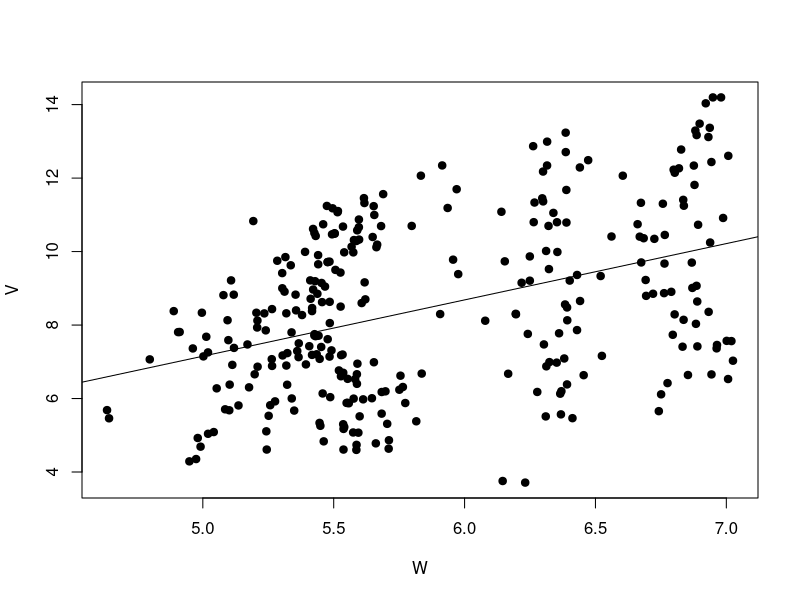

Source code (R): (Note: a time limit stopped this script after it produced the figure.)
library(lme4)
library(Matrix)
library(MASS)
library(ggplot2)

# start
coffebra = read.table("simBRAx1.txt", header = T)
coffebra.cont <- coffebra
# new: nn & grpunt
nn=dim(coffebra.cont)[1]
grpunt=12*5
tabcountry=rbind(c("F", "G", "I", "S", "UK"), c(0,0,0,0,0), c(0,0,0,0,0) )

righe.cont <- 1:2
f1 <- 0.65
f2 <- 0.9

coffebra.cont$logV[righe.cont]=f1*coffebra$logV[righe.cont]
coffebra.cont$logQ[righe.cont]=f2*coffebra$logQ[righe.cont]

plot(coffebra.cont$logQ, coffebra.cont$logV, cex = 1.5, pch = 20, xlab = "W", ylab = "V")
abline(lm(logV ~ logQ, data=coffebra.cont))

fit.coffebra.cont = lmer(logV ~ logQ + t +m1 + m2+m3+m4+m5+ m6+m7+m8+m9+m10+m11+(1 | country), data = coffebra.cont, REML=F)


y = coffebra.cont$logV
ngroups = max(fit.coffebra.cont@Gp)
X = fit.coffebra.cont@pp$X

Z = t(fit.coffebra.cont@pp$Zt)
beta = fit.coffebra.cont@beta
ttest = beta/diag(summary(fit.coffebra.cont)$vcov)^0.5
sigma2U = summary(fit.coffebra.cont)$varcor[[1]][1]
sigma2eps = summary(fit.coffebra.cont)$sigma^2
loglikhat = summary(fit.coffebra.cont)$logLik[1]
Vhat = sigma2U * Z %*% t(Z) + sigma2eps * diag(length(y))
Ghat = sigma2U * diag(max(fit.coffebra.cont@Gp))
### as.matrix(Vhat) to het the matrix

i1 = t(X)%*% ginv(as.matrix(Vhat)) %*% X
i1inv = ginv(i1)
i2 = t(X)%*% ginv(as.matrix(Vhat)) %*% y
### The product i1inv %*% i2 is identical to beta

# ranef : stima dei random effects
### identical to ranef(ranef(fit.coffebra.cont)$pigname[[1]])
uhat = Ghat%*%t(Z)%*%ginv(as.matrix(Vhat)) %*% (y - X%*%beta)
yhat = X%*%beta + Z%*%uhat
res = y - yhat

### pointer = matrix(rep(1:7, ngroups), nrow = 7, ncol = ngroups)
### Generate a matrix of starting time-index
positions = matrix(1:length(y), nrow = max(coffebra.cont$t), ncol = ngroups)

#temp = matrix(NA, nrow = 10, ncol = length(y)/(ncol(X)+1))
temp = NULL
### for(l in 1:nrow(temp)) {
for(l in 1:10) {
    subset=matrix(NA, nrow=ncol(X), ncol = ngroups)
    set.seed(l)
    sss = sample(1:(max(coffebra.cont$t) - ncol(X)+1), ngroups, replace = T)
    for (ii in 1:ncol(positions)) {
        subset[,ii] = positions[sss[ii]:(sss[ii]+ncol(X)-1), ii]
    }
    temp = rbind(as.vector(subset), temp)
}

# temp = matrix(NA, nrow = length(y)/3, ncol = 7)
# subset = 1:3
# for(l in 1:7){
	# if(l == 1) subset = subset
	# else subset = subset+1
# for(i in 1:ngroups) {
	# if (i == 1) out = subset
	# else out = c(out, subset+(i-1)*9)
# }
# temp[, l] = out
# }


resorder =matrix(NA, nrow = length(y), ncol = nrow(temp))
for(j in 1:nrow(temp)) {
    cat(j, "\n")
    mysub = temp[j, ]
    fit.coffebra.cont.sub = lmer(logV ~ logQ + t +m1 + m2+m3+m4+m5+ m6+m7+m8+m9+m10+m11+(1 | country), data = coffebra.cont, REML=F, subset = mysub)
    ngroups = max(fit.coffebra.cont.sub@Gp)
    y.sub = fit.coffebra.cont.sub@resp$y
    X.sub = fit.coffebra.cont.sub@pp$X
    Z.sub = t(fit.coffebra.cont.sub@pp$Zt)
    beta.sub = fit.coffebra.cont.sub@beta
    sigma2U.sub = summary(fit.coffebra.cont.sub)$varcor[[1]][1]
    sigma2eps.sub = summary(fit.coffebra.cont.sub)$sigma^2
    loglikhat.sub = summary(fit.coffebra.cont.sub)$logLik[1]
    Ghat.sub = sigma2U.sub * diag(ngroups)

### This is to check if beta is obtained
    Vhat.sub = sigma2U.sub * Z.sub %*% t(Z.sub) + sigma2eps.sub * diag(length(y.sub))
### as.matrix(Vhat) to het the matrix
    i1 = t(X.sub)%*% ginv(as.matrix(Vhat.sub)) %*% X.sub
    i1inv = ginv(i1)
    i2 = t(X.sub)%*% ginv(as.matrix(Vhat.sub)) %*% y.sub
### The product i1inv %*% i2 is identical to beta

### Ste equal to zero rows unused
    not.mysub = setdiff(1:length(y), mysub)
    Z.reduced = Z
    Z.reduced[not.mysub, ] = 0

    Vhat.sub1 = sigma2U.sub * Z.reduced %*% t(Z.reduced) + sigma2eps.sub * diag(length(y))
    Ghat.sub1 = sigma2U.sub * diag(ngroups)


### identical to ranef(ranef(fit.coffebra.cont.sub)$pigname[[1]])
    uhat.sub = Ghat.sub1%*%t(Z.reduced)%*%ginv(as.matrix(Vhat.sub1)) %*% (y - X%*%beta.sub)
###    yhat.sub = X%*%beta.sub + Z.reduced%*%uhat.sub
    yhat.sub = X%*%beta.sub + Z%*%uhat.sub
    res.sub = y - yhat.sub

    resorder[,j] = sort(res.sub^2)
}

bsb = temp[which.min(apply(resorder, 2, median)), ]

### Storage of quantities
res.fwd=matrix(NA, nrow = length(y), ncol = length(y)-length(bsb) + 1)
beta.fwd = matrix(NA, nrow = ncol(X), ncol = length(y)-length(bsb) + 1)
ttest.fwd = beta.fwd
sigma2U.fwd = matrix(NA, nrow = 1, ncol = length(y)-length(bsb)+ 1)
sigma2eps.fwd = matrix(NA, nrow = 1, ncol = length(y)-length(bsb)+ 1)
row.inside.fwd = matrix(NA, nrow = length(y),ncol = length(y)-length(bsb)+ 1)
uhat.fwd = matrix(NA, nrow=ngroups, ncol = length(y)-length(bsb)+ 1)


############################  START OF THE FS

# new: seq code and for code
fscycle=seq(70,300,5)

# original:
 for(m in fscycle) {
   
   tabcountry[2:3,1:5]=0
  
    cat("Subset size m of the FWD = ", m, "\n")
    if (m == length(bsb)) { ### first step of the forward search
	step = 1
	ttt = bsb
        init.fit = lmer(logV ~ logQ + t +m1 + m2+m3+m4+m5+ m6+m7+m8+m9+m10+m11+(1 | country), data = coffebra.cont, REML=F, subset = ttt)
        ngroups = max(init.fit@Gp)
        y.sub = init.fit@resp$y
        X.sub = init.fit@pp$X
        Z.sub = t(init.fit@pp$Zt)
        beta.sub = init.fit@beta
        ttest.sub = beta.sub/diag(summary(init.fit)$vcov)^0.5
        sigma2U.sub = summary(init.fit)$varcor[[1]][1]
        sigma2eps.sub = summary(init.fit)$sigma^2
        loglikhat.sub = summary(init.fit)$logLik[1]
        Ghat.sub = sigma2U.sub * diag(ngroups)

### Ste equal to zero rows unused
	not.mysub = setdiff(1:length(y), ttt)
        Z.reduced = Z
        Z.reduced[not.mysub, ] = 0

        Vhat.sub1 = sigma2U.sub * Z.reduced %*% t(Z.reduced) + sigma2eps.sub * diag(length(y))
	Ghat.sub1 = sigma2U.sub * diag(ngroups)


### identical to ranef(ranef(fit.coffebra.cont.sub)$pigname[[1]])
        uhat.sub = Ghat.sub1%*%t(Z.reduced)%*%ginv(as.matrix(Vhat.sub1)) %*% (y - X%*%beta.sub)
###        yhat.sub = X%*%beta.sub + Z.reduced%*%uhat.sub
        yhat.sub = X%*%beta.sub + Z%*%uhat.sub
        res.sub = y - yhat.sub
        posm = which(order(res.sub^2)<= m)
        res.fwd[, step] = as.vector(res.sub)
        beta.fwd[, step] = as.vector(beta.sub)
        ttest.fwd[, step] = as.vector(ttest.sub)
        sigma2U.fwd[1, step] = as.vector(sigma2U.sub)
        sigma2eps.fwd[1, step] = as.vector(sigma2eps.sub)
        row.inside.fwd[1:length(bsb), step] = bsb
        uhat.fwd[, step] = as.vector(uhat.sub)
    }
    else{
        #step = step+1
        
########## create a inner cycle for 1 < m < 5        
        
        for (incy in 1:5){
          step = step+1
          
############################################################  ORDERING RESIDUALS        
        # new: ordering a data matrix with countries
        tmpres=as.data.frame(cbind(1:nn,as.vector(coffebra.cont$country),as.vector(res.sub^2)))
        names(tmpres)=c("unit","country","res2")
        
        # new: ordering two levels
        otmpres=tmpres[order(tmpres$country, tmpres$res2),]
        
        # we take the first m/5 units for each country
        ordbsb=as.vector(otmpres$unit)
        ordind=c((1:(m/5))+0*grpunt, (1:(m/5))+1*grpunt, (1:(m/5))+2*grpunt, (1:(m/5))+3*grpunt, (1:(m/5))+4*grpunt)
        # Then we take the smallest among countries in step m
        
        bsblast=ordbsb[ordind]
        
        # creo una tabella con valori 0/1 con testata F G I S K
        #                                             0 1 0 0 1
        # prendo il valore più piccolo fra le country non già prese!
        
        selind=c(((m/5))+0*grpunt, ((m/5))+1*grpunt, ((m/5))+2*grpunt, ((m/5))+3*grpunt, ((m/5))+4*grpunt)
        
        
        # 1=F, 2=G, 3=I, 4=S, 5=UK
        # mincountry=which.min(otmpres[selind,3]) # not needed?
        
        # == 15
        idx=selind[which.min(otmpres[selind,3])]
        idy=as.numeric(as.vector(otmpres[idx,1]))
        
        
        # gives the unordered residuals on step m of all countries 
        ordctry=as.numeric(as.vector(otmpres[selind,3]))
        # gives the unordered IDEXES of residuals on step m of all countries 
        ordctryind=as.numeric(as.vector(otmpres[selind,1]))
        # gives the order of the residual that must be applied to INDEXES (ordctryind)
        ordctryindex=order(as.vector(otmpres[selind,3]))
        ordindx=ordctryind[ordctryindex]
        mtchidx=match(otmpres[,1],ordindx)
        
        
        
        # select the 1st best, 2nd best, ..., 5th best inside inner cycle
        for (cv_idx in 1:5)
        {
          id_ctry=which(match(tabcountry[1,],tmpres[ordindx[cv_idx],2])==1)
          cat("m:", m, " incy:", incy, " id_ctry:", id_ctry,"\n")
          if(tabcountry[2,id_ctry]==0)
          {
            tabcountry[2,id_ctry]=1
            tabcountry[3,id_ctry]=ordindx[cv_idx]
            id_best=ordindx[cv_idx]
            break
          }
        }
        
        
        
#         # external for index parse the candidate vector 
#         for (cv_idx in 1:5){
#           # internal for index parse TABLE [F G I S K] 2nd row
#             for (tab_idx in 1:5){
#             # if is not already taken ... set to 1
#             if (tabcountry[1,tab_idx]==0){
#               tabcountry[2,ordctry[ij]]=1
#             }
#             break
#           }
#         }
        
        # ordinerei con quelli di m (step5) + quelli aggiuntivi   
        # calcolati in questi cicli interni
        
        stblockbsb=ordbsb[ordind]
        
        
        nbsb=c(stblockbsb[1:(m-5+incy-1)], id_best)
        
        
        ttt = nbsb
        
#############################################################
        
        init.fit = lmer(logV ~ logQ + t +m1 + m2+m3+m4+m5+ m6+m7+m8+m9+m10+m11+(1 | country), data = coffebra.cont, REML=F, subset = ttt)
###        init.fit = lmer(w ~ t +(1 | pigname), data = pig, REML=F, subset = ttt)
        check.ngroups = max(init.fit@Gp)
        
        
        cat("\n", "Progression = ", step, "\n")

        y.sub = init.fit@resp$y
        X.sub = init.fit@pp$X
        Z.sub = t(init.fit@pp$Zt)
        beta.sub = init.fit@beta
        ttest.sub = beta.sub/diag(summary(init.fit)$vcov)^0.5
        sigma2U.sub = summary(init.fit)$varcor[[1]][1]
        sigma2eps.sub = summary(init.fit)$sigma^2
        loglikhat.sub = summary(init.fit)$logLik[1]
        Ghat.sub = sigma2U.sub * diag(ngroups)

### Ste equal to zero rows unused

	    not.mysub = setdiff(1:length(y), ttt)
	    Z.reduced = Z

        if(length(not.mysub)>0)
            Z.reduced[not.mysub, ] = 0

        Vhat.sub1 = sigma2U.sub * Z.reduced %*% t(Z.reduced) + sigma2eps.sub * diag(length(y))
	    Ghat.sub1 = sigma2U.sub * diag(ngroups)


### identical to ranef(ranef(fit.coffebra.cont.sub)$pigname[[1]])
        uhat.sub = Ghat.sub1%*%t(Z.reduced)%*%ginv(as.matrix(Vhat.sub1)) %*% (y - X%*%beta.sub)
###        yhat.sub = X%*%beta.sub + Z.reduced%*%uhat.sub
        yhat.sub = X%*%beta.sub + Z%*%uhat.sub
        res.sub = y - yhat.sub
        res.fwd[, step] = as.vector(res.sub)
        beta.fwd[, step] = as.vector(beta.sub)
        ttest.fwd[, step] = as.vector(ttest.sub)
        sigma2U.fwd[1, step] = as.vector(sigma2U.sub)
        sigma2eps.fwd[1, step] = as.vector(sigma2eps.sub)
        row.inside.fwd[1:length(nbsb), step] = nbsb
        uhat.fwd[, step] = as.vector(uhat.sub)

        }  # innercycle
    }
}

fscycle0=70:300
fscycle1=1:231

plot(length(bsb):length(y), (res.fwd[1,])^2, type = "n", ylim = range(res.fwd^2, na.rm = T), xlab = "Subset size m", ylab = "Squared Residuals")
for (i in 1:nrow(res.fwd)) 
  lines(fscycle0, (res.fwd[i, fscycle1])^2, lty = i, col = i, lwd=2)


plot(length(bsb):length(y), beta.fwd[1,], type = "n", ylim = range(beta.fwd, na.rm = T), xlab = "Subset size m", ylab = "Estimates of fixed effects")
for (i in 1:nrow(beta.fwd)) lines(length(bsb):length(y), beta.fwd[i, ], lty = i, col = i)

plot(length(bsb):length(y), ttest.fwd[1,], type = "n", ylim = range(ttest.fwd, na.rm = T), xlab = "Subset size m", ylab = "Estimates of fixed effects")
for (i in 1:nrow(beta.fwd)) lines(length(bsb):length(y), ttest.fwd[i, ], lty = i, col = i)
abline(h = c(-2,2), lwd = 3, lty = 2, col = "blue")


plot(length(bsb):length(y), uhat.fwd[1,], type = "n", ylim = range(uhat.fwd, na.rm = T), xlab = "Subset size m", ylab = "Predicted random effects")
for (i in 1:nrow(uhat.fwd)) 
  lines(fscycle0, uhat.fwd[i, fscycle1], lty = i, col = i, lwd=2)
abline(h = 0, lwd = 5, lty = 2, col = "blue")
